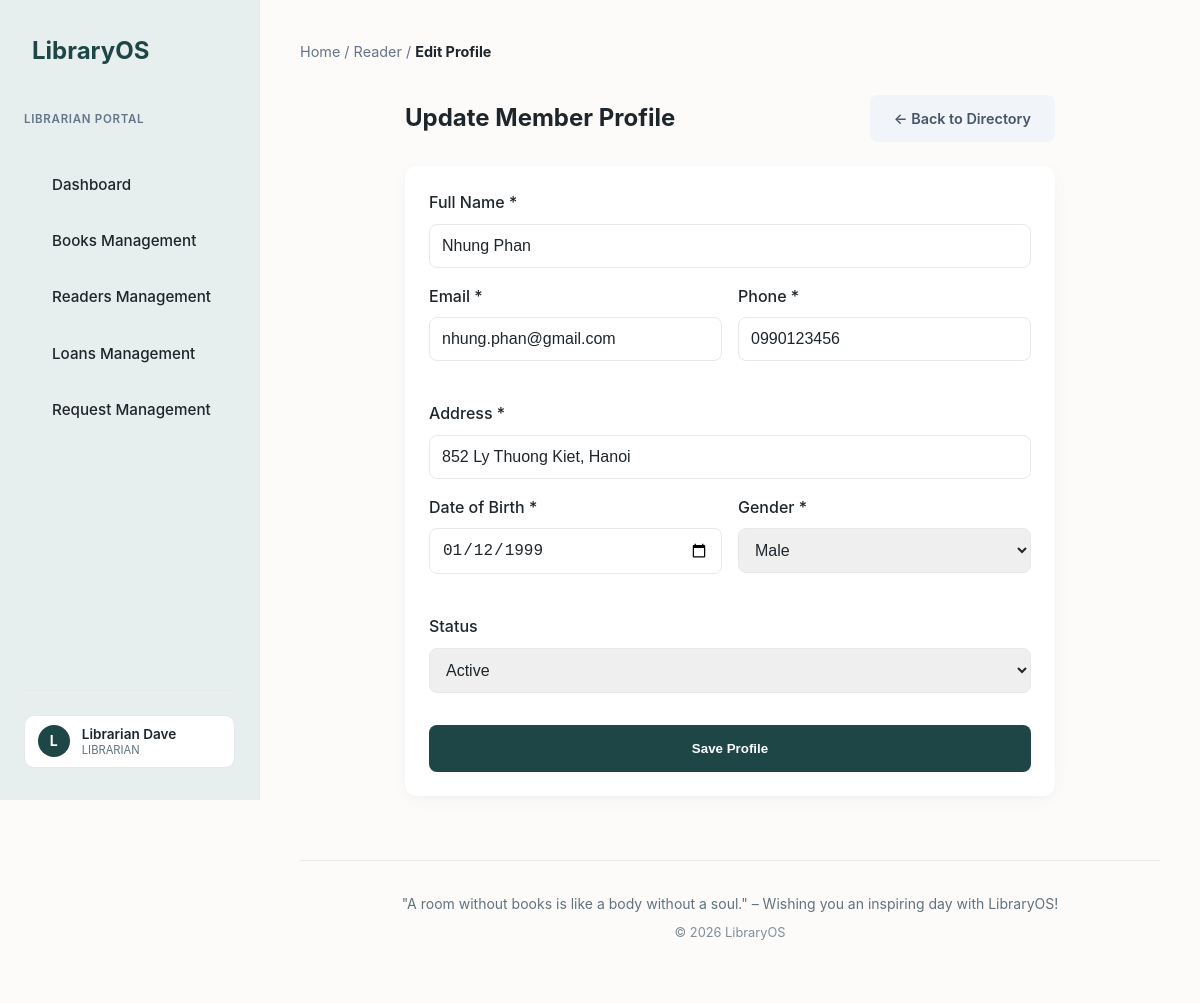
Page /reader_management/reader_add.php?id=10 (signed in) on the committed database.
### tables this page shows
CREATE TABLE readers (
    id         INT AUTO_INCREMENT PRIMARY KEY,
    name       VARCHAR(150) NOT NULL,
    phone      VARCHAR(20)  UNIQUE,
    email      VARCHAR(100) UNIQUE,
    address    TEXT,
    dob        DATE,
    gender     ENUM('male', 'female', 'other') DEFAULT 'male',
    status     ENUM('active', 'inactive') DEFAULT 'active',
    account_id INT NULL DEFAULT NULL UNIQUE,
    created_at TIMESTAMP DEFAULT CURRENT_TIMESTAMP,
    FOREIGN KEY (account_id) REFERENCES accounts(id) ON DELETE SET NULL ON UPDATE CASCADE
);

### reader_management/reader_add.php (called while the page is built, shortened)
<?php
require_once '../env/config.php';
include '../inc/header.php';
$reader_id = isset($_GET['id']) ? (int)$_GET['id'] : null;
$reader_data = ['name' => '', 'phone' => '', 'email' => '', 'address' => '', 'dob' => '', 'gender' => 'male', 'status' => 'active'];
if ($reader_id) {
    $res = mysqli_query($db_connect, "SELECT * FROM readers WHERE id = $reader_id");
    if ($row = mysqli_fetch_assoc($res)) $reader_data = $row;
}
include 'views/reader_editor.php';
include '../inc/footer.php';

### reader_management/views/reader_editor.php (the view, shortened to what this page needs)
<div class="breadcrumb" style="margin-bottom: 2rem; color: #64748b; font-size: 0.9rem;">
    Home / Reader / <strong style="color: var(--text-color);"><?php echo $reader_id ? 'Edit Profile' : 'New Registration'; ?></strong>
</div>
<div class="form-wrapper" style="max-width: 650px; margin: 0 auto;">
    <div style="display: flex; justify-content: space-between; align-items: center; margin-bottom: 1.5rem;">
        <h1 style="font-size: 1.5rem;"><?php echo $reader_id ? 'Update Member Profile' : 'Register Member'; ?></h1>
        <a href="readers.php" class="btn" style="background: #f1f5f9; color: #475569; font-size: 0.9rem;">&larr; Back to Directory</a>
    </div>
    <form action="" method="POST" autocomplete="off">
        <div class="form-card" style="padding: 1.5rem; border-radius: 12px;">
            <div class="form-group" style="margin-bottom:1rem;">
                <label>Full Name *</label>
                <input type="text" name="name" value="<?php echo htmlspecialchars($reader_data['name']); ?>" required style="width: 100%;">
            </div>
            <div style="display: grid; grid-template-columns: 1fr 1fr; gap: 1rem; margin-bottom:1rem;">
                <div class="form-group">
                    <label>Email *</label>
                    <input type="email" name="email" value="<?php echo htmlspecialchars($reader_data['email']); ?>" required style="width: 100%;">
                </div>
                <div class="form-group">
                    <label>Phone *</label>
                    <input type="text" name="phone" value="<?php echo htmlspecialchars($reader_data['phone']); ?>" required style="width: 100%;">
                </div>
            </div>
            <div class="form-group" style="margin-bottom:1rem;">
                <label>Address *</label>
                <input type="text" name="address" value="<?php echo htmlspecialchars($reader_data['address']); ?>" required style="width: 100%;">
            </div>
            <div style="display: grid; grid-template-columns: 1fr 1fr; gap: 1rem; margin-bottom:1rem;">
                <div class="form-group">
                    <label>Date of Birth *</label>
                    <input type="date" name="dob" value="<?php echo htmlspecialchars($reader_data['dob']); ?>" required style="width: 100%;">
                </div>
                <div class="form-group">
                    <label>Gender *</label>
                    <select name="gender" style="width: 100%;">
                        <option value="male" <?php echo $reader_data['gender'] == 'male' ? 'selected' : ''; ?>>Male</option>
                    </select>
                </div>
            </div>
            <div class="form-group">
                <label>Status</label>
                <select name="status" style="width: 100%;">
                    <option value="active" <?php echo $reader_data['status'] == 'active' ? 'selected' : ''; ?>>Active</option>
                </select>
            </div>
            <div style="margin-top: 2rem;">
                <button type="submit" class="btn btn-primary" style="width: 100%; padding: 1rem;">Save Profile</button>
            </div>
        </div>
    </form>
</div>

### css/style.css (style rules this page uses)
:root { --primary-color: #1e4646; --primary-light: #e6eeee; --bg-color: #fcfbfa; --text-color: #1e252b; --text-muted: #62727d; --card-bg: #ffffff; --border-color: #e6e8eb; --danger: #cb4343; --success: #2e7d5a; }
* { margin: 0; padding: 0; box-sizing: border-box; }
body { font-family: 'Inter', system-ui, -apple-system, sans-serif; background-color: var(--bg-color); color: var(--text-color); line-height: 1.6; -webkit-font-smoothing: antialiased; }
.form-card { background: var(--card-bg); padding: 2.5rem; border-radius: 12px; box-shadow: 0 4px 20px -2px rgba(30, 37, 43, 0.04), 0 2px 6px -1px rgba(30, 37, 43, 0.02); max-width: 800px; margin: 0 auto; }
.form-group { margin-bottom: 1.5rem; }
label { display: block; margin-bottom: 0.5rem; font-weight: 500; color: var(--text-color); }
input, select, textarea { width: 100%; padding: 0.75rem; border: 1px solid var(--border-color); border-radius: 8px; font-size: 1rem; color: var(--text-color); transition: border-color 0.3s, box-shadow 0.3s; }
.btn { display: inline-block; padding: 0.75rem 1.5rem; border-radius: 8px; font-weight: 600; text-decoration: none; cursor: pointer; border: none; transition: opacity 0.3s, transform 0.1s; }
.btn-primary { background-color: var(--primary-color); color: white; }
body { display: flex; min-height: 100vh; }
:root { --shopee-orange: #ee4d2d; }

### rows in the picture
readers: name "Nhung Phan", email "nhung.phan@gmail.com", phone "0990123456", address "852 Ly Thuong Kiet, Hanoi", dob "01/12/1999", gender "Male", status "Active"

### other values in the picture
substr($_SESSION['full_name'], 0, 1) "L"
$_SESSION['full_name'] "Librarian Dave"
$_SESSION['role_name'] "LIBRARIAN"
